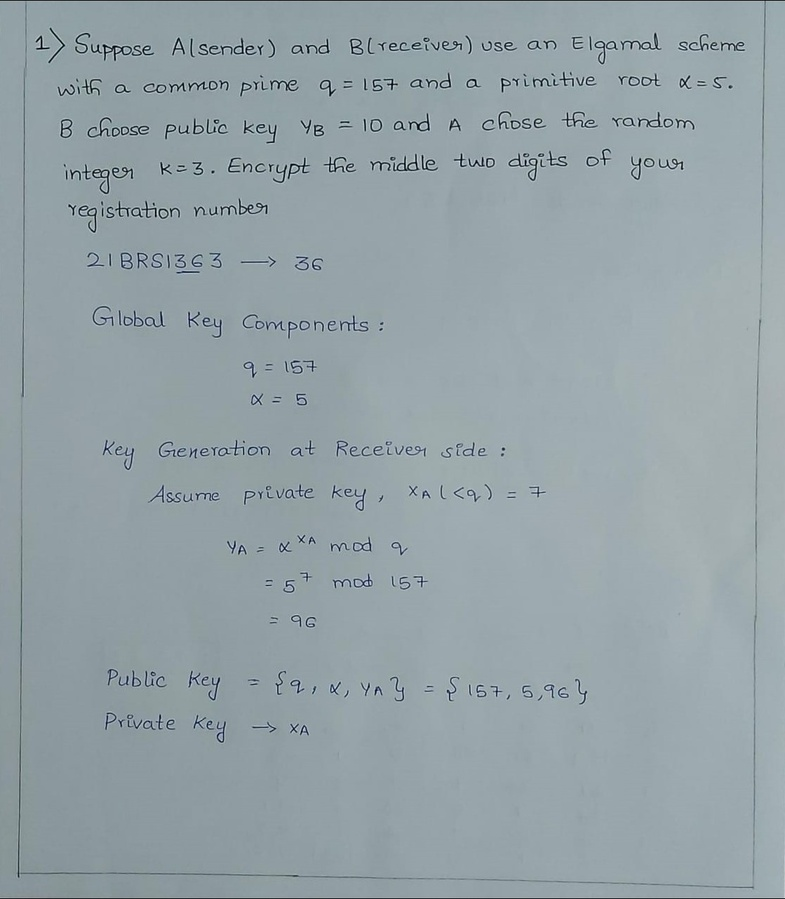
#> input picture Splitting/l11.jpg, 785 x 899 px, shrunk from 1119 x 1282 before the run
$ python split_letters4.py
#> lines starting #> are read from the running program, lines starting #| are printed output that depends on the picture
import cv2
import numpy as np

# Function to preprocess the image
def preprocess_image(image_path):
    # Read the image
    img = cv2.imread(image_path, cv2.IMREAD_GRAYSCALE)

    # Apply binary thresholding
    _, thresh = cv2.threshold(img, 100, 255, cv2.THRESH_BINARY_INV)
    return thresh, img.shape, img

# Function to split the image into lines
def split_into_lines(thresh_img):
    # Sum up pixel values vertically to find text lines
    horizontal_sum = np.sum(thresh_img, axis=1)

    # Find boundaries of lines
    lines = []
    line_start = None
    threshold = 255*5  # Adjust threshold to control sensitivity

    for i, value in enumerate(horizontal_sum):
        if value > threshold and line_start is None:
            line_start = i
        elif value < threshold and line_start is not None:
            lines.append((line_start, i))
            line_start = None
    # return lines
    lines1 = []
    i = 1
    while i < len(lines):
        if lines[i][0]-lines[i-1][1] < 10:
            lines1.append([lines[i-1][0], lines[i][1]])
            i += 2
        else:
            lines1.append(lines[i])
            i += 1
    return lines1

# Function to visualize split lines by pasting them on a black background
def visualize_split_lines(original_img, thresh_img, lines, output_path):
    # Create a black image (3-channel to accommodate red borders)
    visual_image = np.zeros((original_img.shape[0], original_img.shape[1], 3), dtype=np.uint8)

    # Iterate over detected lines
    for line in lines:
        # Extract the line from the original image
        line_img = original_img[line[0]:line[1], :]
        line_thresh_img = thresh_img[line[0]:line[1], :]

        # Convert the single-channel binary image to 3 channels to paste
        line_thresh_color = cv2.cvtColor(line_thresh_img, cv2.COLOR_GRAY2BGR)

        # Paste the line onto the black background
        visual_image[line[0]:line[1], :] = line_thresh_color

        # Draw a red border around the line (on the black image with the pasted content)
        cv2.rectangle(visual_image, (0, line[0]), (original_img.shape[1], line[1]), (0, 0, 255), 2)
        cv2.putText(visual_image, str(line[0])+", "+str(line[1]), (10, line[0]), cv2.FONT_HERSHEY_SIMPLEX, 0.5, (0, 0, 255), 1, cv2.LINE_AA, False)

    # Save the visualization
    cv2.imwrite(output_path, visual_image)
    print(f"Split lines visual saved at {output_path}")

# Main function to preprocess, split, and visualize lines
def extract_and_visualize_lines(image_path, output_folder, visualization_path):
    # Preprocess the image
#> called with image_path = 'l11.jpg', output_folder = 'output_letters_4', visualization_path = 'split.png'
    thresh_img, original_shape, original_img = preprocess_image(image_path)
#> in preprocess_image, `_, thresh = cv2.threshold(img, 100, 255, cv2.THRESH_BINARY_INV)`:
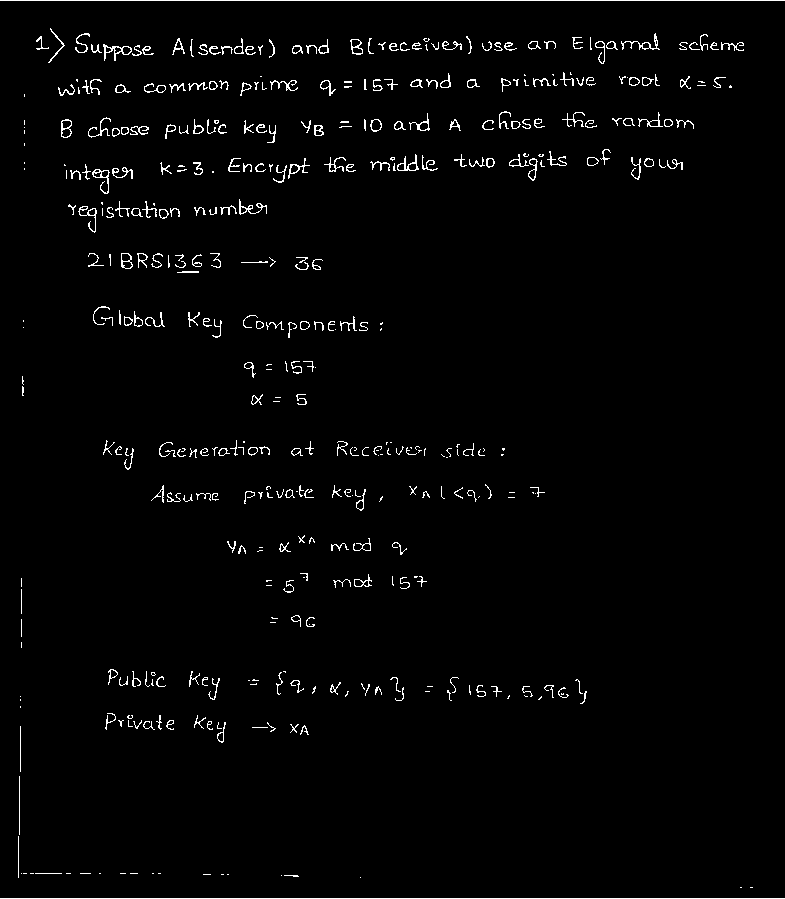
#> thresh: shape (899, 785); 2% white in thin lines or dots
#> original_shape = (899, 785)

    # Split image into lines
    lines = split_into_lines(thresh_img)
#> in split_into_lines, `horizontal_sum = np.sum(thresh_img, axis=1)`: horizontal_sum = 899 values, max 200175 at index 0, min 0 at index 1, mean 4025.8
#> the loop in split_into_lines, `for i, value in enumerate(horizontal_sum):` made 899 passes
#> value on passes 1 to 12: 200175, 0, 0, 0, 0, 0, 0, 0, 0, 0, 0, 0
#> after the loop in split_into_lines, `for i, value in enumerate(horizontal_sum):`: line_start = 898; lines = 27 pairs, first value 0 to 873, second value 1 to 877
#> the loop in split_into_lines, `while i < len(lines):` made 20 passes
#> i on passes 1 to 12: 2, 3, 4, 6, 7, 8, 10, 12, 13, 14, 15, 16
#> after the loop in split_into_lines, `while i < len(lines):`: i = 27; lines1 = [(33, 63), (74, 96), (112, 138), [112, 143], (202, 218), (253, 270), [253, 273], [307, 331], (361, 374), (394, 405), (441, 458), (486, 504), (538, 554), (573, 574), [573, 589], (617, 623), [617, 627], (713, 714), [713, 735], (873, 877)]
#> lines has the same summary as lines1 in split_into_lines

    # Save the extracted lines as images (optional, commenting out as not needed now)
    letter_count = 0
    for idx, line in enumerate(lines):
        # Save each line image if needed (commented out)
        # line_img = thresh_img[line[0]:line[1], :]
        # cv2.imwrite(f"{output_folder}/line_{idx}.png", line_img)
        letter_count += 1
#> this loop made 20 passes
#> after the loop, letter_count = 20

    print(f"Extracted {letter_count} lines.")
#| Extracted 20 lines.

    # Visualize the split lines by pasting them on a black background
    visualize_split_lines(original_img, thresh_img, lines, visualization_path)
#> the loop in visualize_split_lines, `for line in lines:` made 20 passes
#> pass 1, in visualize_split_lines, `line_img = original_img[line[0]:line[1], :]`:
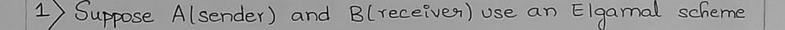
#> line_img: shape (30, 785); min 0, max 227, mean 151.8
#> pass 1, in visualize_split_lines, `line_thresh_img = thresh_img[line[0]:line[1], :]`:
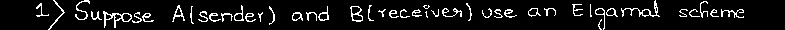
#> line_thresh_img: shape (30, 785); 8.3% white in thin lines or dots
#> after the loop in visualize_split_lines, `for line in lines:`:
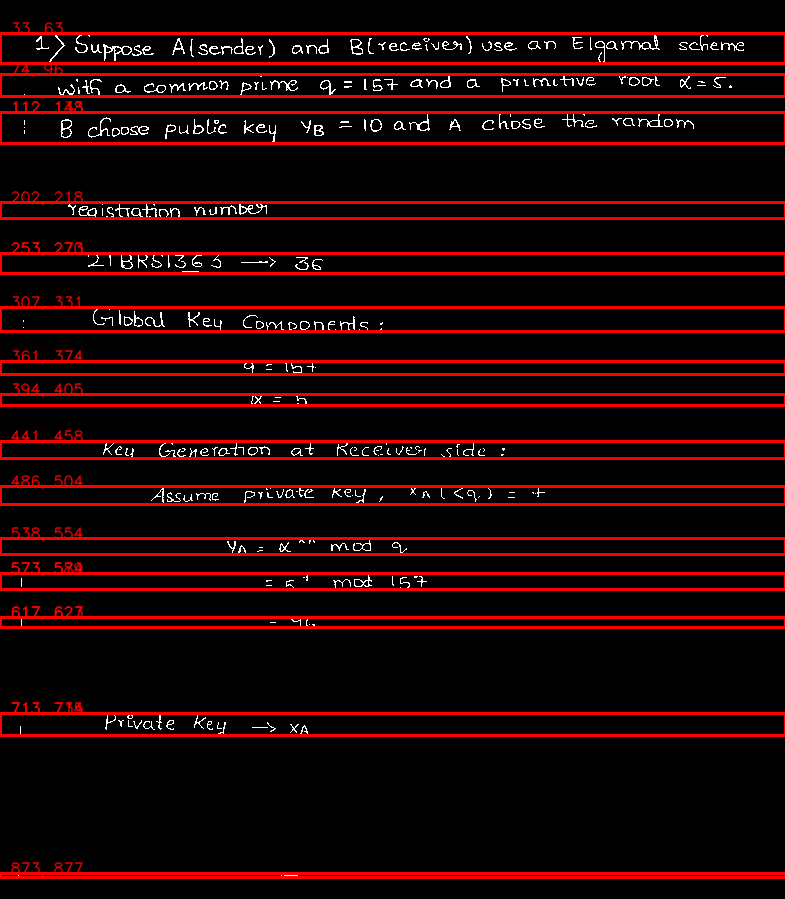
#> visual_image: shape (899, 785, 3); mean B, G, R 3.3, 3.3, 29.9

# Example usage
image_path = 'l11.jpg'  # Path to your image containing text
output_folder = 'output_letters_4'  # Folder where the extracted lines will be saved (optional)
visualization_path = 'split.png'  # Path to save the visualized image

# Call the function to extract and visualize lines
extract_and_visualize_lines(image_path, output_folder, visualization_path)
